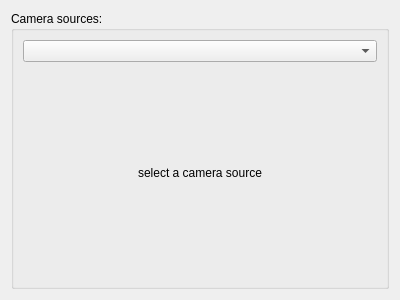
<?xml version="1.0" encoding="UTF-8"?>
<ui version="4.0">
 <class>Form</class>
 <widget class="QWidget" name="Form">
  <property name="geometry">
   <rect>
    <x>0</x>
    <y>0</y>
    <width>400</width>
    <height>300</height>
   </rect>
  </property>
  <property name="windowTitle">
   <string>Form</string>
  </property>
  <layout class="QVBoxLayout" name="verticalLayout_2">
   <item>
    <widget class="QGroupBox" name="groupBox">
     <property name="title">
      <string>Camera sources:</string>
     </property>
     <layout class="QVBoxLayout" name="verticalLayout">
      <item>
       <widget class="QComboBox" name="topicComboBox"/>
      </item>
      <item>
       <widget class="QLabel" name="labelCameraView">
        <property name="frameShadow">
         <enum>QFrame::Sunken</enum>
        </property>
        <property name="text">
         <string>select a camera source</string>
        </property>
        <property name="alignment">
         <set>Qt::AlignCenter</set>
        </property>
       </widget>
      </item>
     </layout>
    </widget>
   </item>
  </layout>
 </widget>
 <resources/>
 <connections/>
</ui>
